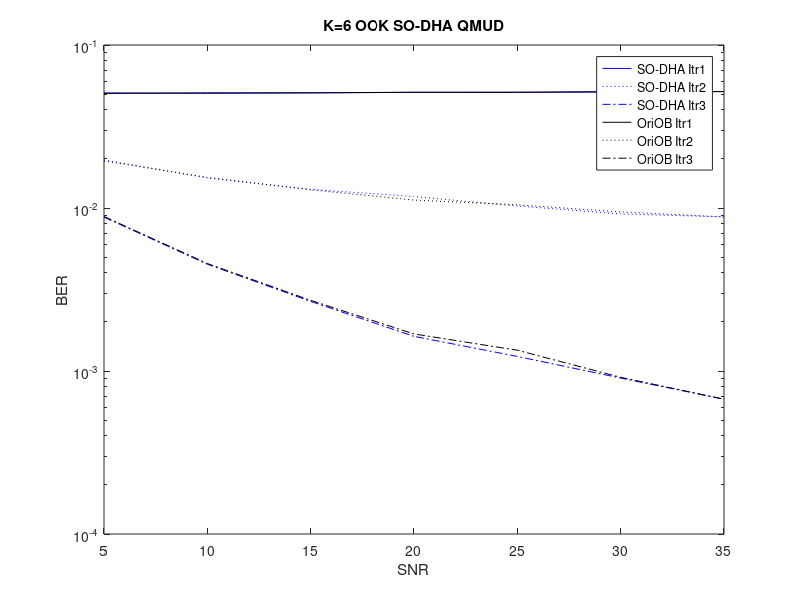

Write the MATLAB code that produced this figure.
nb_s = [5,10,15,20,25,30,35];%,40];

QuaOB = [
5.0819e-02    1.9718e-02    8.7923e-03    4.0267e-03    1.6895e-03;
5.0514e-02    1.5280e-02    4.5215e-03    1.2419e-03    2.7669e-04;
5.0874e-02    1.3013e-02    2.6725e-03    4.7038e-04    6.9987e-05;
5.1204e-02    1.1756e-02    1.6309e-03    1.7578e-04    2.4414e-05;
5.1297e-02    1.0288e-02    1.2288e-03    1.1719e-04    2.1159e-05;
5.1437e-02    9.1992e-03    9.0495e-04    7.3242e-05    2.1159e-05;
5.1798e-02    8.8184e-03    6.7139e-04    5.2897e-05    2.0345e-05;];
%5.1707e-02    8.4041e-03    6.2663e-04    4.1504e-05    1.8717e-05  ];

OriOB =[
5.0438e-02    1.9440e-02    8.8639e-03    3.8770e-03    1.5495e-03 ;
5.0881e-02    1.5422e-02    4.5638e-03    1.2484e-03    3.3854e-04 ;
5.0885e-02    1.2931e-02    2.7132e-03    4.8340e-04    9.1146e-05 ;
5.1309e-02    1.1188e-02    1.6878e-03    2.0345e-04    2.2786e-05 ;
5.1265e-02    1.0465e-02    1.3411e-03    1.6602e-04    1.6276e-05  ;   
5.1825e-02    9.4645e-03    9.1471e-04    1.0091e-04    2.7669e-05 ;
5.1798e-02    8.8184e-03    6.7139e-04    5.2897e-05    2.0345e-05 ;];
%5.1707e-02    8.4041e-03    6.2663e-04    4.1504e-05    1.8717e-05 ];

semilogy(nb_s,QuaOB(:,1),'b-',nb_s,QuaOB(:,2),'b:',nb_s,QuaOB(:,3),'b-.',nb_s,OriOB(:,1),'k-',nb_s,OriOB(:,2),'k:',nb_s,OriOB(:,3),'k-.');
title('K=6 OOK SO-DHA QMUD');
xlabel('SNR'),ylabel('BER');
legend('SO-DHA Itr1','SO-DHA Itr2','SO-DHA Itr3','OriOB Itr1','OriOB Itr2','OriOB Itr3');